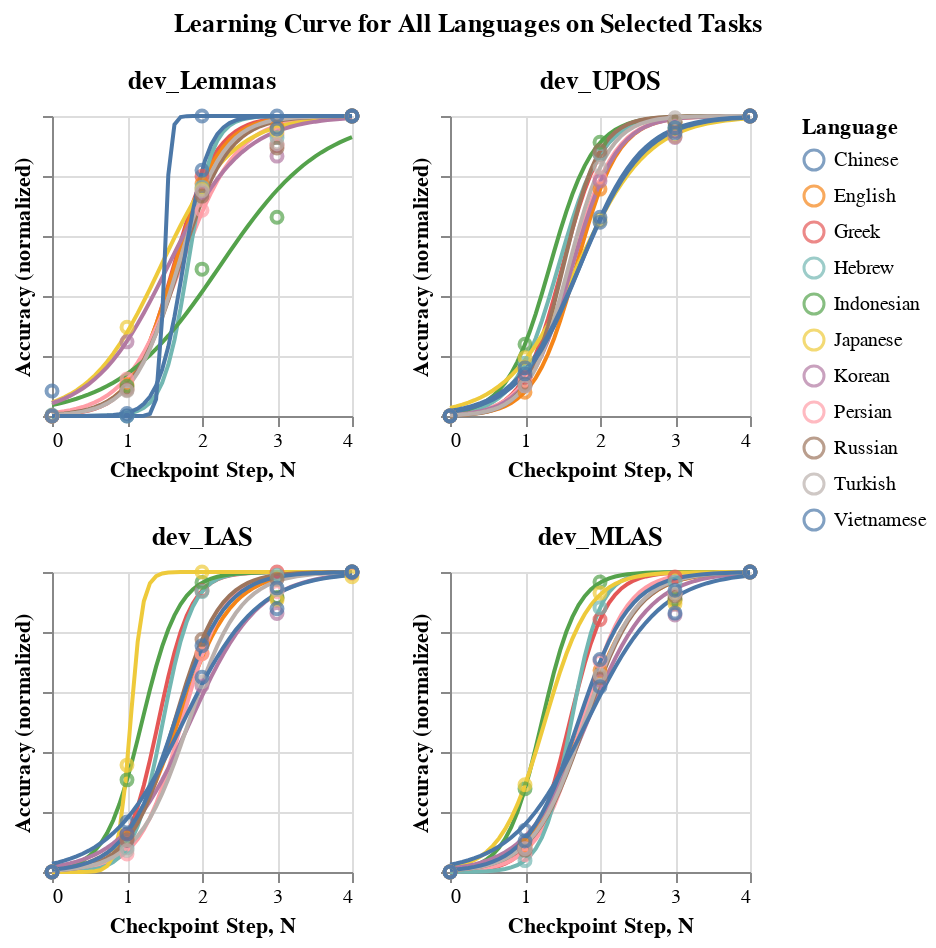

The cell this chart's notebook holds for it:
### Markdown cell above
### Task-Specific

### Code cell
tasks = ["dev_Lemmas", "dev_UPOS", "dev_LAS", "dev_MLAS"]
height, width = 150, 150
charts = []
for task in tasks:
    filtered_df = df[df['Task'] == task].copy()
    filtered_df["Language"] = filtered_df["Language"].map(LANGS_2_MAPPING)
    filtered_fit_df = fit_df[fit_df['Task'] == task].copy()
    filtered_fit_df["Language"] = filtered_fit_df["Language"].map(LANGS_2_MAPPING)
    
    
    curve = alt.Chart(filtered_fit_df).mark_line(
    ).encode(
        x=alt.X(
            "Checkpoint Step:Q",
            sort=None,
            axis=alt.Axis(labels=True),
        ),
        y=alt.X(
            "Accuracy (normalized):Q",
            axis=alt.Axis(labels=False),
        ),
        color='Language:N'
    ).properties(
        width=width,
        height=height        
    )
    points = alt.Chart(filtered_df).mark_point(
        ).encode(
            x=alt.X(
                "N",
                sort=None,
                axis=alt.Axis(labels=True),
            ),
            y=alt.X(
                "Accuracy (normalized):Q"
            ),
            color="Language:N",
            tooltip=[
                "Language:N",
                "Task:N",
                "Accuracy",
                "Accuracy (normalized):Q",
                "Step:Q",
                "Tokens:N",
                
            ],
        ).properties(
            width=width,
            height=height        
        )
        
    chart = (curve + points).properties(
        title=task
    )
    charts.append(chart)

title="Learning Curve for All Languages on Selected Tasks"
alt.vconcat(
    alt.hconcat(*charts[:2]),
    alt.hconcat(*charts[2:],)
).properties(
    title=alt.Title(title, anchor="middle", offset=15)
).show()

### Figure 1 — Vega-Lite specification as saved in the notebook (floating-point values rounded to 4 significant figures; data arrays with more than 128 entries replaced by an {"elided": "..."} marker saying what was removed)
{"config": {"view": {"continuousWidth": 300, "continuousHeight": 300}}, "vconcat": [{"hconcat": [{"layer": [{"data": {"name": "data-76adce2ba06cd3ad226e9e0016ceac85"}, "mark": {"type": "line"}, "encoding": {"color": {"field": "Language", "type": "nominal"}, "x": {"axis": {"labels": true}, "field": "Checkpoint Step", "sort": null, "type": "quantitative"}, "y": {"axis": {"labels": false}, "field": "Accuracy (normalized)", "type": "quantitative"}}}, {"data": {"name": "data-8b50ae32cdf9e88d132a595e92dfaaad"}, "mark": {"type": "point"}, "encoding": {"color": {"field": "Language", "type": "nominal"}, "tooltip": [{"field": "Language", "type": "nominal"}, {"field": "Task", "type": "nominal"}, {"field": "Accuracy", "type": "quantitative"}, {"field": "Accuracy (normalized)", "type": "quantitative"}, {"field": "Step", "type": "quantitative"}, {"field": "Tokens", "type": "nominal"}], "x": {"axis": {"labels": true}, "field": "N", "sort": null, "type": "quantitative"}, "y": {"field": "Accuracy (normalized)", "type": "quantitative"}}}], "height": 150, "title": "dev_Lemmas", "width": 150}, {"layer": [{"data": {"name": "data-99e9dd4220a3c4b1858f5a38d1e488a0"}, "mark": {"type": "line"}, "encoding": {"color": {"field": "Language", "type": "nominal"}, "x": {"axis": {"labels": true}, "field": "Checkpoint Step", "sort": null, "type": "quantitative"}, "y": {"axis": {"labels": false}, "field": "Accuracy (normalized)", "type": "quantitative"}}}, {"data": {"name": "data-ee44a1c7f62c747f943277b201742c69"}, "mark": {"type": "point"}, "encoding": {"color": {"field": "Language", "type": "nominal"}, "tooltip": [{"field": "Language", "type": "nominal"}, {"field": "Task", "type": "nominal"}, {"field": "Accuracy", "type": "quantitative"}, {"field": "Accuracy (normalized)", "type": "quantitative"}, {"field": "Step", "type": "quantitative"}, {"field": "Tokens", "type": "nominal"}], "x": {"axis": {"labels": true}, "field": "N", "sort": null, "type": "quantitative"}, "y": {"field": "Accuracy (normalized)", "type": "quantitative"}}}], "height": 150, "title": "dev_UPOS", "width": 150}]}, {"hconcat": [{"layer": [{"data": {"name": "data-b56a86d7cf4ee362f0fac763596a0e8c"}, "mark": {"type": "line"}, "encoding": {"color": {"field": "Language", "type": "nominal"}, "x": {"axis": {"labels": true}, "field": "Checkpoint Step", "sort": null, "type": "quantitative"}, "y": {"axis": {"labels": false}, "field": "Accuracy (normalized)", "type": "quantitative"}}}, {"data": {"name": "data-71efebbd49de18da3a558292ab978fc0"}, "mark": {"type": "point"}, "encoding": {"color": {"field": "Language", "type": "nominal"}, "tooltip": [{"field": "Language", "type": "nominal"}, {"field": "Task", "type": "nominal"}, {"field": "Accuracy", "type": "quantitative"}, {"field": "Accuracy (normalized)", "type": "quantitative"}, {"field": "Step", "type": "quantitative"}, {"field": "Tokens", "type": "nominal"}], "x": {"axis": {"labels": true}, "field": "N", "sort": null, "type": "quantitative"}, "y": {"field": "Accuracy (normalized)", "type": "quantitative"}}}], "height": 150, "title": "dev_LAS", "width": 150}, {"layer": [{"data": {"name": "data-5564ec8ee50ebd89d64b685d8dde1b27"}, "mark": {"type": "line"}, "encoding": {"color": {"field": "Language", "type": "nominal"}, "x": {"axis": {"labels": true}, "field": "Checkpoint Step", "sort": null, "type": "quantitative"}, "y": {"axis": {"labels": false}, "field": "Accuracy (normalized)", "type": "quantitative"}}}, {"data": {"name": "data-16e96ef4962d96c205f99e7a958503ff"}, "mark": {"type": "point"}, "encoding": {"color": {"field": "Language", "type": "nominal"}, "tooltip": [{"field": "Language", "type": "nominal"}, {"field": "Task", "type": "nominal"}, {"field": "Accuracy", "type": "quantitative"}, {"field": "Accuracy (normalized)", "type": "quantitative"}, {"field": "Step", "type": "quantitative"}, {"field": "Tokens", "type": "nominal"}], "x": {"axis": {"labels": true}, "field": "N", "sort": null, "type": "quantitative"}, "y": {"field": "Accuracy (normalized)", "type": "quantitative"}}}], "height": 150, "title": "dev_MLAS", "width": 150}]}], "title": {"text": "Learning Curve for All Languages on Selected Tasks", "anchor": "middle", "offset": 15}, "$schema": "https://vega.github.io/schema/vega-lite/v5.20.1.json", "datasets": {"data-76adce2ba06cd3ad226e9e0016ceac85": {"elided": "550 records"}, "data-8b50ae32cdf9e88d132a595e92dfaaad": [{"Language": "Greek", "Step": 0, "Task": "dev_Lemmas", "Accuracy": 75.47, "Tokens": "0", "Accuracy (normalized)": 0.0, "N": 0}, {"Language": "Greek", "Step": 30, "Task": "dev_Lemmas", "Accuracy": 76.82, "Tokens": "1M", "Accuracy (normalized)": 0.0929, "N": 1}, {"Language": "Greek", "Step": 300, "Task": "dev_Lemmas", "Accuracy": 87.08, "Tokens": "10M", "Accuracy (normalized)": 0.7991, "N": 2}, {"Language": "Greek", "Step": 3050, "Task": "dev_Lemmas", "Accuracy": 88.58, "Tokens": "100M", "Accuracy (normalized)": 0.9018, "N": 3}, {"Language": "Greek", "Step": 31250, "Task": "dev_Lemmas", "Accuracy": 90.0, "Tokens": "1B", "Accuracy (normalized)": 1.0, "N": 4}, {"Language": "English", "Step": 0, "Task": "dev_Lemmas", "Accuracy": 88.82, "Tokens": "0", "Accuracy (normalized)": 0.0, "N": 0}, {"Language": "English", "Step": 30, "Task": "dev_Lemmas", "Accuracy": 89.57, "Tokens": "1M", "Accuracy (normalized)": 0.1043, "N": 1}, {"Language": "English", "Step": 300, "Task": "dev_Lemmas", "Accuracy": 94.42, "Tokens": "10M", "Accuracy (normalized)": 0.7744, "N": 2}, {"Language": "English", "Step": 3050, "Task": "dev_Lemmas", "Accuracy": 95.79, "Tokens": "100M", "Accuracy (normalized)": 0.9635, "N": 3}, {"Language": "English", "Step": 31250, "Task": "dev_Lemmas", "Accuracy": 96.06, "Tokens": "1B", "Accuracy (normalized)": 1.0, "N": 4}, {"Language": "Persian", "Step": 0, "Task": "dev_Lemmas", "Accuracy": 90.97, "Tokens": "0", "Accuracy (normalized)": 0.0, "N": 0}, {"Language": "Persian", "Step": 30, "Task": "dev_Lemmas", "Accuracy": 91.63, "Tokens": "1M", "Accuracy (normalized)": 0.1235, "N": 1}, {"Language": "Persian", "Step": 300, "Task": "dev_Lemmas", "Accuracy": 94.64, "Tokens": "10M", "Accuracy (normalized)": 0.6861, "N": 2}, {"Language": "Persian", "Step": 3050, "Task": "dev_Lemmas", "Accuracy": 95.99, "Tokens": "100M", "Accuracy (normalized)": 0.94, "N": 3}, {"Language": "Persian", "Step": 31250, "Task": "dev_Lemmas", "Accuracy": 96.31, "Tokens": "1B", "Accuracy (normalized)": 1.0, "N": 4}, {"Language": "Hebrew", "Step": 0, "Task": "dev_Lemmas", "Accuracy": 82.99, "Tokens": "0", "Accuracy (normalized)": 0.0033, "N": 0}, {"Language": "Hebrew", "Step": 30, "Task": "dev_Lemmas", "Accuracy": 82.95, "Tokens": "1M", "Accuracy (normalized)": 0.0, "N": 1}, {"Language": "Hebrew", "Step": 300, "Task": "dev_Lemmas", "Accuracy": 90.89, "Tokens": "10M", "Accuracy (normalized)": 0.7628, "N": 2}, {"Language": "Hebrew", "Step": 3050, "Task": "dev_Lemmas", "Accuracy": 92.61, "Tokens": "100M", "Accuracy (normalized)": 0.9279, "N": 3}, {"Language": "Hebrew", "Step": 31250, "Task": "dev_Lemmas", "Accuracy": 93.36, "Tokens": "1B", "Accuracy (normalized)": 1.0, "N": 4}, {"Language": "Indonesian", "Step": 0, "Task": "dev_Lemmas", "Accuracy": 90.58, "Tokens": "0", "Accuracy (normalized)": 0.0, "N": 0}, {"Language": "Indonesian", "Step": 30, "Task": "dev_Lemmas", "Accuracy": 91.03, "Tokens": "1M", "Accuracy (normalized)": 0.0992, "N": 1}, {"Language": "Indonesian", "Step": 300, "Task": "dev_Lemmas", "Accuracy": 92.78, "Tokens": "10M", "Accuracy (normalized)": 0.4895, "N": 2}, {"Language": "Indonesian", "Step": 3050, "Task": "dev_Lemmas", "Accuracy": 93.56, "Tokens": "100M", "Accuracy (normalized)": 0.6624, "N": 3}, {"Language": "Indonesian", "Step": 31250, "Task": "dev_Lemmas", "Accuracy": 95.08, "Tokens": "1B", "Accuracy (normalized)": 1.0, "N": 4}, {"Language": "Japanese", "Step": 0, "Task": "dev_Lemmas", "Accuracy": 94.7, "Tokens": "0", "Accuracy (normalized)": 0.0, "N": 0}, {"Language": "Japanese", "Step": 30, "Task": "dev_Lemmas", "Accuracy": 95.4, "Tokens": "1M", "Accuracy (normalized)": 0.2957, "N": 1}, {"Language": "Japanese", "Step": 300, "Task": "dev_Lemmas", "Accuracy": 96.5, "Tokens": "10M", "Accuracy (normalized)": 0.7549, "N": 2}, {"Language": "Japanese", "Step": 3050, "Task": "dev_Lemmas", "Accuracy": 96.96, "Tokens": "100M", "Accuracy (normalized)": 0.9494, "N": 3}, {"Language": "Japanese", "Step": 31250, "Task": "dev_Lemmas", "Accuracy": 97.08, "Tokens": "1B", "Accuracy (normalized)": 1.0, "N": 4}, {"Language": "Korean", "Step": 0, "Task": "dev_Lemmas", "Accuracy": 84.75, "Tokens": "0", "Accuracy (normalized)": 0.0, "N": 0}, {"Language": "Korean", "Step": 30, "Task": "dev_Lemmas", "Accuracy": 85.98, "Tokens": "1M", "Accuracy (normalized)": 0.2472, "N": 1}, {"Language": "Korean", "Step": 300, "Task": "dev_Lemmas", "Accuracy": 88.47, "Tokens": "10M", "Accuracy (normalized)": 0.7435, "N": 2}, {"Language": "Korean", "Step": 3050, "Task": "dev_Lemmas", "Accuracy": 89.08, "Tokens": "100M", "Accuracy (normalized)": 0.8662, "N": 3}, {"Language": "Korean", "Step": 31250, "Task": "dev_Lemmas", "Accuracy": 89.75, "Tokens": "1B", "Accuracy (normalized)": 1.0, "N": 4}, {"Language": "Russian", "Step": 0, "Task": "dev_Lemmas", "Accuracy": 69.65, "Tokens": "0", "Accuracy (normalized)": 0.0, "N": 0}, {"Language": "Russian", "Step": 30, "Task": "dev_Lemmas", "Accuracy": 71.55, "Tokens": "1M", "Accuracy (normalized)": 0.0869, "N": 1}, {"Language": "Russian", "Step": 300, "Task": "dev_Lemmas", "Accuracy": 85.69, "Tokens": "10M", "Accuracy (normalized)": 0.7325, "N": 2}, {"Language": "Russian", "Step": 3050, "Task": "dev_Lemmas", "Accuracy": 89.22, "Tokens": "100M", "Accuracy (normalized)": 0.8935, "N": 3}, {"Language": "Russian", "Step": 31250, "Task": "dev_Lemmas", "Accuracy": 91.55, "Tokens": "1B", "Accuracy (normalized)": 1.0, "N": 4}, {"Language": "Turkish", "Step": 0, "Task": "dev_Lemmas", "Accuracy": 66.44, "Tokens": "0", "Accuracy (normalized)": 0.0, "N": 0}, {"Language": "Turkish", "Step": 30, "Task": "dev_Lemmas", "Accuracy": 68.06, "Tokens": "1M", "Accuracy (normalized)": 0.0839, "N": 1}, {"Language": "Turkish", "Step": 300, "Task": "dev_Lemmas", "Accuracy": 80.93, "Tokens": "10M", "Accuracy (normalized)": 0.7513, "N": 2}, {"Language": "Turkish", "Step": 3050, "Task": "dev_Lemmas", "Accuracy": 83.95, "Tokens": "100M", "Accuracy (normalized)": 0.9075, "N": 3}, {"Language": "Turkish", "Step": 31250, "Task": "dev_Lemmas", "Accuracy": 85.73, "Tokens": "1B", "Accuracy (normalized)": 1.0, "N": 4}, {"Language": "Vietnamese", "Step": 0, "Task": "dev_Lemmas", "Accuracy": 98.07, "Tokens": "0", "Accuracy (normalized)": 0.0, "N": 0}, {"Language": "Vietnamese", "Step": 30, "Task": "dev_Lemmas", "Accuracy": 98.08, "Tokens": "1M", "Accuracy (normalized)": 0.0086, "N": 1}, {"Language": "Vietnamese", "Step": 300, "Task": "dev_Lemmas", "Accuracy": 98.95, "Tokens": "10M", "Accuracy (normalized)": 0.819, "N": 2}, {"Language": "Vietnamese", "Step": 3050, "Task": "dev_Lemmas", "Accuracy": 99.1, "Tokens": "100M", "Accuracy (normalized)": 0.9569, "N": 3}, {"Language": "Vietnamese", "Step": 31250, "Task": "dev_Lemmas", "Accuracy": 99.14, "Tokens": "1B", "Accuracy (normalized)": 1.0, "N": 4}, {"Language": "Chinese", "Step": 0, "Task": "dev_Lemmas", "Accuracy": 99.76, "Tokens": "0", "Accuracy (normalized)": 0.0833, "N": 0}, {"Language": "Chinese", "Step": 30, "Task": "dev_Lemmas", "Accuracy": 99.75, "Tokens": "1M", "Accuracy (normalized)": 0.0, "N": 1}, {"Language": "Chinese", "Step": 300, "Task": "dev_Lemmas", "Accuracy": 99.86, "Tokens": "10M", "Accuracy (normalized)": 1.0, "N": 2}, {"Language": "Chinese", "Step": 3050, "Task": "dev_Lemmas", "Accuracy": 99.86, "Tokens": "100M", "Accuracy (normalized)": 1.0, "N": 3}, {"Language": "Chinese", "Step": 31250, "Task": "dev_Lemmas", "Accuracy": 99.86, "Tokens": "1B", "Accuracy (normalized)": 1.0, "N": 4}], "data-99e9dd4220a3c4b1858f5a38d1e488a0": {"elided": "550 records"}, "data-ee44a1c7f62c747f943277b201742c69": [{"Language": "Greek", "Step": 0, "Task": "dev_UPOS", "Accuracy": 86.02, "Tokens": "0", "Accuracy (normalized)": 0.0, "N": 0}, {"Language": "Greek", "Step": 30, "Task": "dev_UPOS", "Accuracy": 87.59, "Tokens": "1M", "Accuracy (normalized)": 0.1293, "N": 1}, {"Language": "Greek", "Step": 300, "Task": "dev_UPOS", "Accuracy": 96.6, "Tokens": "10M", "Accuracy (normalized)": 0.8715, "N": 2}, {"Language": "Greek", "Step": 3050, "Task": "dev_UPOS", "Accuracy": 97.55, "Tokens": "100M", "Accuracy (normalized)": 0.9495, "N": 3}, {"Language": "Greek", "Step": 31250, "Task": "dev_UPOS", "Accuracy": 98.16, "Tokens": "1B", "Accuracy (normalized)": 1.0, "N": 4}, {"Language": "English", "Step": 0, "Task": "dev_UPOS", "Accuracy": 84.78, "Tokens": "0", "Accuracy (normalized)": 0.0, "N": 0}, {"Language": "English", "Step": 30, "Task": "dev_UPOS", "Accuracy": 85.75, "Tokens": "1M", "Accuracy (normalized)": 0.0792, "N": 1}, {"Language": "English", "Step": 300, "Task": "dev_UPOS", "Accuracy": 94.06, "Tokens": "10M", "Accuracy (normalized)": 0.7563, "N": 2}, {"Language": "English", "Step": 3050, "Task": "dev_UPOS", "Accuracy": 96.79, "Tokens": "100M", "Accuracy (normalized)": 0.9785, "N": 3}, {"Language": "English", "Step": 31250, "Task": "dev_UPOS", "Accuracy": 97.06, "Tokens": "1B", "Accuracy (normalized)": 1.0, "N": 4}, {"Language": "Persian", "Step": 0, "Task": "dev_UPOS", "Accuracy": 89.31, "Tokens": "0", "Accuracy (normalized)": 0.0, "N": 0}, {"Language": "Persian", "Step": 30, "Task": "dev_UPOS", "Accuracy": 90.19, "Tokens": "1M", "Accuracy (normalized)": 0.1138, "N": 1}, {"Language": "Persian", "Step": 300, "Task": "dev_UPOS", "Accuracy": 95.42, "Tokens": "10M", "Accuracy (normalized)": 0.7931, "N": 2}, {"Language": "Persian", "Step": 3050, "Task": "dev_UPOS", "Accuracy": 96.64, "Tokens": "100M", "Accuracy (normalized)": 0.9523, "N": 3}, {"Language": "Persian", "Step": 31250, "Task": "dev_UPOS", "Accuracy": 97.01, "Tokens": "1B", "Accuracy (normalized)": 1.0, "N": 4}, {"Language": "Hebrew", "Step": 0, "Task": "dev_UPOS", "Accuracy": 81.7, "Tokens": "0", "Accuracy (normalized)": 0.0, "N": 0}, {"Language": "Hebrew", "Step": 30, "Task": "dev_UPOS", "Accuracy": 84.56, "Tokens": "1M", "Accuracy (normalized)": 0.1763, "N": 1}, {"Language": "Hebrew", "Step": 300, "Task": "dev_UPOS", "Accuracy": 95.83, "Tokens": "10M", "Accuracy (normalized)": 0.8722, "N": 2}, {"Language": "Hebrew", "Step": 3050, "Task": "dev_UPOS", "Accuracy": 97.55, "Tokens": "100M", "Accuracy (normalized)": 0.9789, "N": 3}, {"Language": "Hebrew", "Step": 31250, "Task": "dev_UPOS", "Accuracy": 97.9, "Tokens": "1B", "Accuracy (normalized)": 1.0, "N": 4}, {"Language": "Indonesian", "Step": 0, "Task": "dev_UPOS", "Accuracy": 82.94, "Tokens": "0", "Accuracy (normalized)": 0.0, "N": 0}, {"Language": "Indonesian", "Step": 30, "Task": "dev_UPOS", "Accuracy": 85.51, "Tokens": "1M", "Accuracy (normalized)": 0.2394, "N": 1}, {"Language": "Indonesian", "Step": 300, "Task": "dev_UPOS", "Accuracy": 92.74, "Tokens": "10M", "Accuracy (normalized)": 0.9125, "N": 2}, {"Language": "Indonesian", "Step": 3050, "Task": "dev_UPOS", "Accuracy": 93.24, "Tokens": "100M", "Accuracy (normalized)": 0.9594, "N": 3}, {"Language": "Indonesian", "Step": 31250, "Task": "dev_UPOS", "Accuracy": 93.67, "Tokens": "1B", "Accuracy (normalized)": 1.0, "N": 4}, {"Language": "Japanese", "Step": 0, "Task": "dev_UPOS", "Accuracy": 91.81, "Tokens": "0", "Accuracy (normalized)": 0.0, "N": 0}, {"Language": "Japanese", "Step": 30, "Task": "dev_UPOS", "Accuracy": 93.0, "Tokens": "1M", "Accuracy (normalized)": 0.1939, "N": 1}, {"Language": "Japanese", "Step": 300, "Task": "dev_UPOS", "Accuracy": 95.81, "Tokens": "10M", "Accuracy (normalized)": 0.653, "N": 2}, {"Language": "Japanese", "Step": 3050, "Task": "dev_UPOS", "Accuracy": 97.52, "Tokens": "100M", "Accuracy (normalized)": 0.9318, "N": 3}, {"Language": "Japanese", "Step": 31250, "Task": "dev_UPOS", "Accuracy": 97.93, "Tokens": "1B", "Accuracy (normalized)": 1.0, "N": 4}, {"Language": "Korean", "Step": 0, "Task": "dev_UPOS", "Accuracy": 90.46, "Tokens": "0", "Accuracy (normalized)": 0.0, "N": 0}, {"Language": "Korean", "Step": 30, "Task": "dev_UPOS", "Accuracy": 91.03, "Tokens": "1M", "Accuracy (normalized)": 0.101, "N": 1}, {"Language": "Korean", "Step": 300, "Task": "dev_UPOS", "Accuracy": 94.93, "Tokens": "10M", "Accuracy (normalized)": 0.7834, "N": 2}, {"Language": "Korean", "Step": 3050, "Task": "dev_UPOS", "Accuracy": 95.76, "Tokens": "100M", "Accuracy (normalized)": 0.9283, "N": 3}, {"Language": "Korean", "Step": 31250, "Task": "dev_UPOS", "Accuracy": 96.17, "Tokens": "1B", "Accuracy (normalized)": 1.0, "N": 4}, {"Language": "Russian", "Step": 0, "Task": "dev_UPOS", "Accuracy": 80.6, "Tokens": "0", "Accuracy (normalized)": 0.0, "N": 0}, {"Language": "Russian", "Step": 30, "Task": "dev_UPOS", "Accuracy": 82.44, "Tokens": "1M", "Accuracy (normalized)": 0.1061, "N": 1}, {"Language": "Russian", "Step": 300, "Task": "dev_UPOS", "Accuracy": 95.91, "Tokens": "10M", "Accuracy (normalized)": 0.8842, "N": 2}, {"Language": "Russian", "Step": 3050, "Task": "dev_UPOS", "Accuracy": 97.57, "Tokens": "100M", "Accuracy (normalized)": 0.9801, "N": 3}, {"Language": "Russian", "Step": 31250, "Task": "dev_UPOS", "Accuracy": 97.91, "Tokens": "1B", "Accuracy (normalized)": 1.0, "N": 4}, {"Language": "Turkish", "Step": 0, "Task": "dev_UPOS", "Accuracy": 81.48, "Tokens": "0", "Accuracy (normalized)": 0.0, "N": 0}, {"Language": "Turkish", "Step": 30, "Task": "dev_UPOS", "Accuracy": 82.48, "Tokens": "1M", "Accuracy (normalized)": 0.0998, "N": 1}, {"Language": "Turkish", "Step": 300, "Task": "dev_UPOS", "Accuracy": 89.74, "Tokens": "10M", "Accuracy (normalized)": 0.8284, "N": 2}, {"Language": "Turkish", "Step": 3050, "Task": "dev_UPOS", "Accuracy": 91.39, "Tokens": "100M", "Accuracy (normalized)": 0.9944, "N": 3}, {"Language": "Turkish", "Step": 31250, "Task": "dev_UPOS", "Accuracy": 91.45, "Tokens": "1B", "Accuracy (normalized)": 1.0, "N": 4}, {"Language": "Vietnamese", "Step": 0, "Task": "dev_UPOS", "Accuracy": 83.0, "Tokens": "0", "Accuracy (normalized)": 0.0, "N": 0}, {"Language": "Vietnamese", "Step": 30, "Task": "dev_UPOS", "Accuracy": 84.2, "Tokens": "1M", "Accuracy (normalized)": 0.1404, "N": 1}, {"Language": "Vietnamese", "Step": 300, "Task": "dev_UPOS", "Accuracy": 88.67, "Tokens": "10M", "Accuracy (normalized)": 0.6627, "N": 2}, {"Language": "Vietnamese", "Step": 3050, "Task": "dev_UPOS", "Accuracy": 91.06, "Tokens": "100M", "Accuracy (normalized)": 0.9434, "N": 3}, {"Language": "Vietnamese", "Step": 31250, "Task": "dev_UPOS", "Accuracy": 91.55, "Tokens": "1B", "Accuracy (normalized)": 1.0, "N": 4}, {"Language": "Chinese", "Step": 0, "Task": "dev_UPOS", "Accuracy": 77.75, "Tokens": "0", "Accuracy (normalized)": 0.0, "N": 0}, {"Language": "Chinese", "Step": 30, "Task": "dev_UPOS", "Accuracy": 80.34, "Tokens": "1M", "Accuracy (normalized)": 0.1611, "N": 1}, {"Language": "Chinese", "Step": 300, "Task": "dev_UPOS", "Accuracy": 88.14, "Tokens": "10M", "Accuracy (normalized)": 0.6461, "N": 2}, {"Language": "Chinese", "Step": 3050, "Task": "dev_UPOS", "Accuracy": 93.22, "Tokens": "100M", "Accuracy (normalized)": 0.9613, "N": 3}, {"Language": "Chinese", "Step": 31250, "Task": "dev_UPOS", "Accuracy": 93.84, "Tokens": "1B", "Accuracy (normalized)": 1.0, "N": 4}], "data-b56a86d7cf4ee362f0fac763596a0e8c": {"elided": "550 records"}, "data-71efebbd49de18da3a558292ab978fc0": [{"Language": "Greek", "Step": 0, "Task": "dev_LAS", "Accuracy": 43.5, "Tokens": "0", "Accuracy (normalized)": 0.0, "N": 0}, {"Language": "Greek", "Step": 30, "Task": "dev_LAS", "Accuracy": 48.53, "Tokens": "1M", "Accuracy (normalized)": 0.125, "N": 1}, {"Language": "Greek", "Step": 300, "Task": "dev_LAS", "Accuracy": 81.21, "Tokens": "10M", "Accuracy (normalized)": 0.9378, "N": 2}, {"Language": "Greek", "Step": 3050, "Task": "dev_LAS", "Accuracy": 83.71, "Tokens": "100M", "Accuracy (normalized)": 1.0, "N": 3}, {"Language": "Greek", "Step": 31250, "Task": "dev_LAS", "Accuracy": 83.55, "Tokens": "1B", "Accuracy (normalized)": 0.996, "N": 4}, {"Language": "English", "Step": 0, "Task": "dev_LAS", "Accuracy": 57.88, "Tokens": "0", "Accuracy (normalized)": 0.0, "N": 0}, {"Language": "English", "Step": 30, "Task": "dev_LAS", "Accuracy": 61.16, "Tokens": "1M", "Accuracy (normalized)": 0.1137, "N": 1}, {"Language": "English", "Step": 300, "Task": "dev_LAS", "Accuracy": 78.86, "Tokens": "10M", "Accuracy (normalized)": 0.7281, "N": 2}, {"Language": "English", "Step": 3050, "Task": "dev_LAS", "Accuracy": 84.18, "Tokens": "100M", "Accuracy (normalized)": 0.9129, "N": 3}, {"Language": "English", "Step": 31250, "Task": "dev_LAS", "Accuracy": 86.69, "Tokens": "1B", "Accuracy (normalized)": 1.0, "N": 4}, {"Language": "Persian", "Step": 0, "Task": "dev_LAS", "Accuracy": 60.38, "Tokens": "0", "Accuracy (normalized)": 0.0, "N": 0}, {"Language": "Persian", "Step": 30, "Task": "dev_LAS", "Accuracy": 61.91, "Tokens": "1M", "Accuracy (normalized)": 0.0599, "N": 1}, {"Language": "Persian", "Step": 300, "Task": "dev_LAS", "Accuracy": 78.94, "Tokens": "10M", "Accuracy (normalized)": 0.7275, "N": 2}, {"Language": "Persian", "Step": 3050, "Task": "dev_LAS", "Accuracy": 84.21, "Tokens": "100M", "Accuracy (normalized)": 0.9342, "N": 3}, {"Language": "Persian", "Step": 31250, "Task": "dev_LAS", "Accuracy": 85.89, "Tokens": "1B", "Accuracy (normalized)": 1.0, "N": 4}, {"Language": "Hebrew", "Step": 0, "Task": "dev_LAS", "Accuracy": 26.74, "Tokens": "0", "Accuracy (normalized)": 0.0, "N": 0}, {"Language": "Hebrew", "Step": 30, "Task": "dev_LAS", "Accuracy": 30.44, "Tokens": "1M", "Accuracy (normalized)": 0.0804, "N": 1}, {"Language": "Hebrew", "Step": 300, "Task": "dev_LAS", "Accuracy": 69.85, "Tokens": "10M", "Accuracy (normalized)": 0.9347, "N": 2}, {"Language": "Hebrew", "Step": 3050, "Task": "dev_LAS", "Accuracy": 72.36, "Tokens": "100M", "Accuracy (normalized)": 0.9892, "N": 3}, {"Language": "Hebrew", "Step": 31250, "Task": "dev_LAS", "Accuracy": 72.86, "Tokens": "1B", "Accuracy (normalized)": 1.0, "N": 4}, {"Language": "Indonesian", "Step": 0, "Task": "dev_LAS", "Accuracy": 43.23, "Tokens": "0", "Accuracy (normalized)": 0.0, "N": 0}, {"Language": "Indonesian", "Step": 30, "Task": "dev_LAS", "Accuracy": 52.4, "Tokens": "1M", "Accuracy (normalized)": 0.3071, "N": 1}, {"Language": "Indonesian", "Step": 300, "Task": "dev_LAS", "Accuracy": 72.06, "Tokens": "10M", "Accuracy (normalized)": 0.9654, "N": 2}, {"Language": "Indonesian", "Step": 3050, "Task": "dev_LAS", "Accuracy": 70.56, "Tokens": "100M", "Accuracy (normalized)": 0.9152, "N": 3}, {"Language": "Indonesian", "Step": 31250, "Task": "dev_LAS", "Accuracy": 73.1, "Tokens": "1B", "Accuracy (normalized)": 1.0, "N": 4}, {"Language": "Japanese", "Step": 0, "Task": "dev_LAS", "Accuracy": 68.53, "Tokens": "0", "Accuracy (normalized)": 0.0, "N": 0}, {"Language": "Japanese", "Step": 30, "Task": "dev_LAS", "Accuracy": 75.38, "Tokens": "1M", "Accuracy (normalized)": 0.3563, "N": 1}, {"Language": "Japanese", "Step": 300, "Task": "dev_LAS", "Accuracy": 87.73, "Tokens": "10M", "Accuracy (normalized)": 1.0, "N": 2}, {"Language": "Japanese", "Step": 3050, "Task": "dev_LAS", "Accuracy": 85.93, "Tokens": "100M", "Accuracy (normalized)": 0.9058, "N": 3}, {"Language": "Japanese", "Step": 31250, "Task": "dev_LAS", "Accuracy": 87.43, "Tokens": "1B", "Accuracy (normalized)": 0.9841, "N": 4}, {"Language": "Korean", "Step": 0, "Task": "dev_LAS", "Accuracy": 70.87, "Tokens": "0", "Accuracy (normalized)": 0.0, "N": 0}, {"Language": "Korean", "Step": 30, "Task": "dev_LAS", "Accuracy": 72.27, "Tokens": "1M", "Accuracy (normalized)": 0.1051, "N": 1}, {"Language": "Korean", "Step": 300, "Task": "dev_LAS", "Accuracy": 79.11, "Tokens": "10M", "Accuracy (normalized)": 0.6209, "N": 2}, {"Language": "Korean", "Step": 3050, "Task": "dev_LAS", "Accuracy": 82.31, "Tokens": "100M", "Accuracy (normalized)": 0.8619, "N": 3}, {"Language": "Korean", "Step": 31250, "Task": "dev_LAS", "Accuracy": 84.14, "Tokens": "1B", "Accuracy (normalized)": 1.0, "N": 4}, {"Language": "Russian", "Step": 0, "Task": "dev_LAS", "Accuracy": 41.48, "Tokens": "0", "Accuracy (normalized)": 0.0, "N": 0}, {"Language": "Russian", "Step": 30, "Task": "dev_LAS", "Accuracy": 46.11, "Tokens": "1M", "Accuracy (normalized)": 0.1069, "N": 1}, {"Language": "Russian", "Step": 300, "Task": "dev_LAS", "Accuracy": 75.04, "Tokens": "10M", "Accuracy (normalized)": 0.7751, "N": 2}, {"Language": "Russian", "Step": 3050, "Task": "dev_LAS", "Accuracy": 83.75, "Tokens": "100M", "Accuracy (normalized)": 0.9763, "N": 3}, {"Language": "Russian", "Step": 31250, "Task": "dev_LAS", "Accuracy": 84.78, "Tokens": "1B", "Accuracy (normalized)": 1.0, "N": 4}, {"Language": "Turkish", "Step": 0, "Task": "dev_LAS", "Accuracy": 52.45, "Tokens": "0", "Accuracy (normalized)": 0.0, "N": 0}, {"Language": "Turkish", "Step": 30, "Task": "dev_LAS", "Accuracy": 54.09, "Tokens": "1M", "Accuracy (normalized)": 0.0717, "N": 1}, {"Language": "Turkish", "Step": 300, "Task": "dev_LAS", "Accuracy": 66.92, "Tokens": "10M", "Accuracy (normalized)": 0.634, "N": 2}, {"Language": "Turkish", "Step": 3050, "Task": "dev_LAS", "Accuracy": 73.93, "Tokens": "100M", "Accuracy (normalized)": 0.941, "N": 3}, {"Language": "Turkish", "Step": 31250, "Task": "dev_LAS", "Accuracy": 75.28, "Tokens": "1B", "Accuracy (normalized)": 1.0, "N": 4}, {"Language": "Vietnamese", "Step": 0, "Task": "dev_LAS", "Accuracy": 41.7, "Tokens": "0", "Accuracy (normalized)": 0.0, "N": 0}, {"Language": "Vietnamese", "Step": 30, "Task": "dev_LAS", "Accuracy": 45.32, "Tokens": "1M", "Accuracy (normalized)": 0.1666, "N": 1}, {"Language": "Vietnamese", "Step": 300, "Task": "dev_LAS", "Accuracy": 55.8, "Tokens": "10M", "Accuracy (normalized)": 0.6493, "N": 2}, {"Language": "Vietnamese", "Step": 3050, "Task": "dev_LAS", "Accuracy": 60.75, "Tokens": "100M", "Accuracy (normalized)": 0.8775, "N": 3}, {"Language": "Vietnamese", "Step": 31250, "Task": "dev_LAS", "Accuracy": 63.41, "Tokens": "1B", "Accuracy (normalized)": 1.0, "N": 4}, {"Language": "Chinese", "Step": 0, "Task": "dev_LAS", "Accuracy": 24.96, "Tokens": "0", "Accuracy (normalized)": 0.0, "N": 0}, {"Language": "Chinese", "Step": 30, "Task": "dev_LAS", "Accuracy": 30.35, "Tokens": "1M", "Accuracy (normalized)": 0.1267, "N": 1}, {"Language": "Chinese", "Step": 300, "Task": "dev_LAS", "Accuracy": 57.02, "Tokens": "10M", "Accuracy (normalized)": 0.7539, "N": 2}, {"Language": "Chinese", "Step": 3050, "Task": "dev_LAS", "Accuracy": 65.23, "Tokens": "100M", "Accuracy (normalized)": 0.9471, "N": 3}, {"Language": "Chinese", "Step": 31250, "Task": "dev_LAS", "Accuracy": 67.48, "Tokens": "1B", "Accuracy (normalized)": 1.0, "N": 4}], "data-5564ec8ee50ebd89d64b685d8dde1b27": {"elided": "550 records"}, "data-16e96ef4962d96c205f99e7a958503ff": [{"Language": "Greek", "Step": 0, "Task": "dev_MLAS", "Accuracy": 15.16, "Tokens": "0", "Accuracy (normalized)": 0.0, "N": 0}, {"Language": "Greek", "Step": 30, "Task": "dev_MLAS", "Accuracy": 19.26, "Tokens": "1M", "Accuracy (normalized)": 0.0778, "N": 1}, {"Language": "Greek", "Step": 300, "Task": "dev_MLAS", "Accuracy": 59.51, "Tokens": "10M", "Accuracy (normalized)": 0.8419, "N": 2}, {"Language": "Greek", "Step": 3050, "Task": "dev_MLAS", "Accuracy": 66.98, "Tokens": "100M", "Accuracy (normalized)": 0.9837, "N": 3}, {"Language": "Greek", "Step": 31250, "Task": "dev_MLAS", "Accuracy": 67.84, "Tokens": "1B", "Accuracy (normalized)": 1.0, "N": 4}, {"Language": "English", "Step": 0, "Task": "dev_MLAS", "Accuracy": 38.61, "Tokens": "0", "Accuracy (normalized)": 0.0, "N": 0}, {"Language": "English", "Step": 30, "Task": "dev_MLAS", "Accuracy": 42.08, "Tokens": "1M", "Accuracy (normalized)": 0.0887, "N": 1}, {"Language": "English", "Step": 300, "Task": "dev_MLAS", "Accuracy": 64.87, "Tokens": "10M", "Accuracy (normalized)": 0.6722, "N": 2}, {"Language": "English", "Step": 3050, "Task": "dev_MLAS", "Accuracy": 73.96, "Tokens": "100M", "Accuracy (normalized)": 0.9049, "N": 3}, {"Language": "English", "Step": 31250, "Task": "dev_MLAS", "Accuracy": 77.68, "Tokens": "1B", "Accuracy (normalized)": 1.0, "N": 4}, {"Language": "Persian", "Step": 0, "Task": "dev_MLAS", "Accuracy": 41.76, "Tokens": "0", "Accuracy (normalized)": 0.0, "N": 0}, {"Language": "Persian", "Step": 30, "Task": "dev_MLAS", "Accuracy": 43.79, "Tokens": "1M", "Accuracy (normalized)": 0.0578, "N": 1}, {"Language": "Persian", "Step": 300, "Task": "dev_MLAS", "Accuracy": 66.4, "Tokens": "10M", "Accuracy (normalized)": 0.7028, "N": 2}, {"Language": "Persian", "Step": 3050, "Task": "dev_MLAS", "Accuracy": 74.28, "Tokens": "100M", "Accuracy (normalized)": 0.9277, "N": 3}, {"Language": "Persian", "Step": 31250, "Task": "dev_MLAS", "Accuracy": 76.82, "Tokens": "1B", "Accuracy (normalized)": 1.0, "N": 4}, {"Language": "Hebrew", "Step": 0, "Task": "dev_MLAS", "Accuracy": 5.451, "Tokens": "0", "Accuracy (normalized)": 0.0, "N": 0}, {"Language": "Hebrew", "Step": 30, "Task": "dev_MLAS", "Accuracy": 7.289, "Tokens": "1M", "Accuracy (normalized)": 0.0379, "N": 1}, {"Language": "Hebrew", "Step": 300, "Task": "dev_MLAS", "Accuracy": 48.22, "Tokens": "10M", "Accuracy (normalized)": 0.8812, "N": 2}, {"Language": "Hebrew", "Step": 3050, "Task": "dev_MLAS", "Accuracy": 52.38, "Tokens": "100M", "Accuracy (normalized)": 0.9669, "N": 3}, {"Language": "Hebrew", "Step": 31250, "Task": "dev_MLAS", "Accuracy": 53.99, "Tokens": "1B", "Accuracy (normalized)": 1.0, "N": 4}, {"Language": "Indonesian", "Step": 0, "Task": "dev_MLAS", "Accuracy": 28.64, "Tokens": "0", "Accuracy (normalized)": 0.0, "N": 0}, {"Language": "Indonesian", "Step": 30, "Task": "dev_MLAS", "Accuracy": 37.64, "Tokens": "1M", "Accuracy (normalized)": 0.2777, "N": 1}, {"Language": "Indonesian", "Step": 300, "Task": "dev_MLAS", "Accuracy": 59.94, "Tokens": "10M", "Accuracy (normalized)": 0.9664, "N": 2}, {"Language": "Indonesian", "Step": 3050, "Task": "dev_MLAS", "Accuracy": 58.12, "Tokens": "100M", "Accuracy (normalized)": 0.91, "N": 3}, {"Language": "Indonesian", "Step": 31250, "Task": "dev_MLAS", "Accuracy": 61.03, "Tokens": "1B", "Accuracy (normalized)": 1.0, "N": 4}, {"Language": "Japanese", "Step": 0, "Task": "dev_MLAS", "Accuracy": 48.4, "Tokens": "0", "Accuracy (normalized)": 0.0, "N": 0}, {"Language": "Japanese", "Step": 30, "Task": "dev_MLAS", "Accuracy": 57.03, "Tokens": "1M", "Accuracy (normalized)": 0.2909, "N": 1}, {"Language": "Japanese", "Step": 300, "Task": "dev_MLAS", "Accuracy": 75.99, "Tokens": "10M", "Accuracy (normalized)": 0.9297, "N": 2}, {"Language": "Japanese", "Step": 3050, "Task": "dev_MLAS", "Accuracy": 74.94, "Tokens": "100M", "Accuracy (normalized)": 0.8943, "N": 3}, {"Language": "Japanese", "Step": 31250, "Task": "dev_MLAS", "Accuracy": 78.08, "Tokens": "1B", "Accuracy (normalized)": 1.0, "N": 4}, {"Language": "Korean", "Step": 0, "Task": "dev_MLAS", "Accuracy": 63.82, "Tokens": "0", "Accuracy (normalized)": 0.0, "N": 0}, {"Language": "Korean", "Step": 30, "Task": "dev_MLAS", "Accuracy": 65.08, "Tokens": "1M", "Accuracy (normalized)": 0.0772, "N": 1}, {"Language": "Korean", "Step": 300, "Task": "dev_MLAS", "Accuracy": 74.25, "Tokens": "10M", "Accuracy (normalized)": 0.6398, "N": 2}, {"Language": "Korean", "Step": 3050, "Task": "dev_MLAS", "Accuracy": 77.78, "Tokens": "100M", "Accuracy (normalized)": 0.8565, "N": 3}, {"Language": "Korean", "Step": 31250, "Task": "dev_MLAS", "Accuracy": 80.11, "Tokens": "1B", "Accuracy (normalized)": 1.0, "N": 4}, {"Language": "Russian", "Step": 0, "Task": "dev_MLAS", "Accuracy": 15.7, "Tokens": "0", "Accuracy (normalized)": 0.0, "N": 0}, {"Language": "Russian", "Step": 30, "Task": "dev_MLAS", "Accuracy": 19.68, "Tokens": "1M", "Accuracy (normalized)": 0.0723, "N": 1}, {"Language": "Russian", "Step": 300, "Task": "dev_MLAS", "Accuracy": 51.31, "Tokens": "10M", "Accuracy (normalized)": 0.6478, "N": 2}, {"Language": "Russian", "Step": 3050, "Task": "dev_MLAS", "Accuracy": 66.27, "Tokens": "100M", "Accuracy (normalized)": 0.9202, "N": 3}, {"Language": "Russian", "Step": 31250, "Task": "dev_MLAS", "Accuracy": 70.66, "Tokens": "1B", "Accuracy (normalized)": 1.0, "N": 4}, {"Language": "Turkish", "Step": 0, "Task": "dev_MLAS", "Accuracy": 28.05, "Tokens": "0", "Accuracy (normalized)": 0.0, "N": 0}, {"Language": "Turkish", "Step": 30, "Task": "dev_MLAS", "Accuracy": 30.5, "Tokens": "1M", "Accuracy (normalized)": 0.0774, "N": 1}, {"Language": "Turkish", "Step": 300, "Task": "dev_MLAS", "Accuracy": 48.85, "Tokens": "10M", "Accuracy (normalized)": 0.6565, "N": 2}, {"Language": "Turkish", "Step": 3050, "Task": "dev_MLAS", "Accuracy": 57.48, "Tokens": "100M", "Accuracy (normalized)": 0.9288, "N": 3}, {"Language": "Turkish", "Step": 31250, "Task": "dev_MLAS", "Accuracy": 59.73, "Tokens": "1B", "Accuracy (normalized)": 1.0, "N": 4}, {"Language": "Vietnamese", "Step": 0, "Task": "dev_MLAS", "Accuracy": 31.12, "Tokens": "0", "Accuracy (normalized)": 0.0, "N": 0}, {"Language": "Vietnamese", "Step": 30, "Task": "dev_MLAS", "Accuracy": 34.21, "Tokens": "1M", "Accuracy (normalized)": 0.1389, "N": 1}, {"Language": "Vietnamese", "Step": 300, "Task": "dev_MLAS", "Accuracy": 44.87, "Tokens": "10M", "Accuracy (normalized)": 0.6178, "N": 2}, {"Language": "Vietnamese", "Step": 3050, "Task": "dev_MLAS", "Accuracy": 50.33, "Tokens": "100M", "Accuracy (normalized)": 0.8629, "N": 3}, {"Language": "Vietnamese", "Step": 31250, "Task": "dev_MLAS", "Accuracy": 53.38, "Tokens": "1B", "Accuracy (normalized)": 1.0, "N": 4}, {"Language": "Chinese", "Step": 0, "Task": "dev_MLAS", "Accuracy": 14.23, "Tokens": "0", "Accuracy (normalized)": 0.0, "N": 0}, {"Language": "Chinese", "Step": 30, "Task": "dev_MLAS", "Accuracy": 18.7, "Tokens": "1M", "Accuracy (normalized)": 0.1033, "N": 1}, {"Language": "Chinese", "Step": 300, "Task": "dev_MLAS", "Accuracy": 44.89, "Tokens": "10M", "Accuracy (normalized)": 0.7082, "N": 2}, {"Language": "Chinese", "Step": 3050, "Task": "dev_MLAS", "Accuracy": 54.9, "Tokens": "100M", "Accuracy (normalized)": 0.9392, "N": 3}, {"Language": "Chinese", "Step": 31250, "Task": "dev_MLAS", "Accuracy": 57.53, "Tokens": "1B", "Accuracy (normalized)": 1.0, "N": 4}]}}
